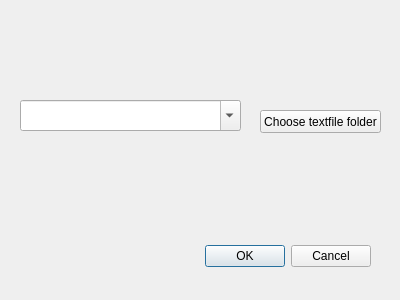
<?xml version="1.0" encoding="UTF-8"?>
<ui version="4.0">
 <class>mopsDialogBase</class>
 <widget class="QDialog" name="mopsDialogBase">
  <property name="geometry">
   <rect>
    <x>0</x>
    <y>0</y>
    <width>400</width>
    <height>300</height>
   </rect>
  </property>
  <property name="windowTitle">
   <string>Open Project</string>
  </property>
  <widget class="QDialogButtonBox" name="button_box">
   <property name="geometry">
    <rect>
     <x>30</x>
     <y>240</y>
     <width>341</width>
     <height>32</height>
    </rect>
   </property>
   <property name="orientation">
    <enum>Qt::Horizontal</enum>
   </property>
   <property name="standardButtons">
    <set>QDialogButtonBox::Cancel|QDialogButtonBox::Ok</set>
   </property>
  </widget>
  <widget class="QPushButton" name="pushButton">
   <property name="geometry">
    <rect>
     <x>260</x>
     <y>110</y>
     <width>121</width>
     <height>23</height>
    </rect>
   </property>
   <property name="text">
    <string>Choose textfile folder</string>
   </property>
  </widget>
  <widget class="QComboBox" name="textEdit">
   <property name="geometry">
    <rect>
     <x>20</x>
     <y>100</y>
     <width>221</width>
     <height>31</height>
    </rect>
   </property>
   <property name="editable">
    <bool>true</bool>
   </property>
  </widget>
 </widget>
 <resources/>
 <connections>
  <connection>
   <sender>button_box</sender>
   <signal>accepted()</signal>
   <receiver>mopsDialogBase</receiver>
   <slot>accept()</slot>
   <hints>
    <hint type="sourcelabel">
     <x>20</x>
     <y>20</y>
    </hint>
    <hint type="destinationlabel">
     <x>20</x>
     <y>20</y>
    </hint>
   </hints>
  </connection>
  <connection>
   <sender>button_box</sender>
   <signal>rejected()</signal>
   <receiver>mopsDialogBase</receiver>
   <slot>reject()</slot>
   <hints>
    <hint type="sourcelabel">
     <x>20</x>
     <y>20</y>
    </hint>
    <hint type="destinationlabel">
     <x>20</x>
     <y>20</y>
    </hint>
   </hints>
  </connection>
 </connections>
</ui>
